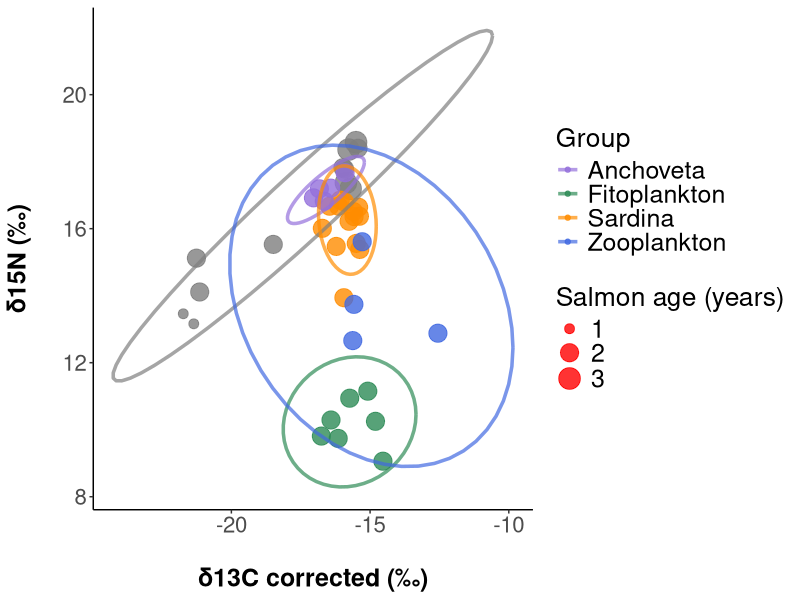
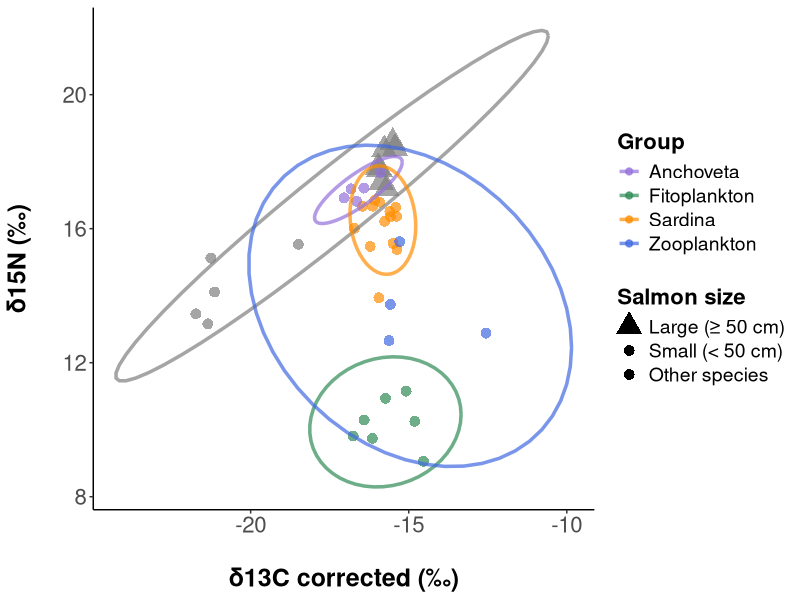
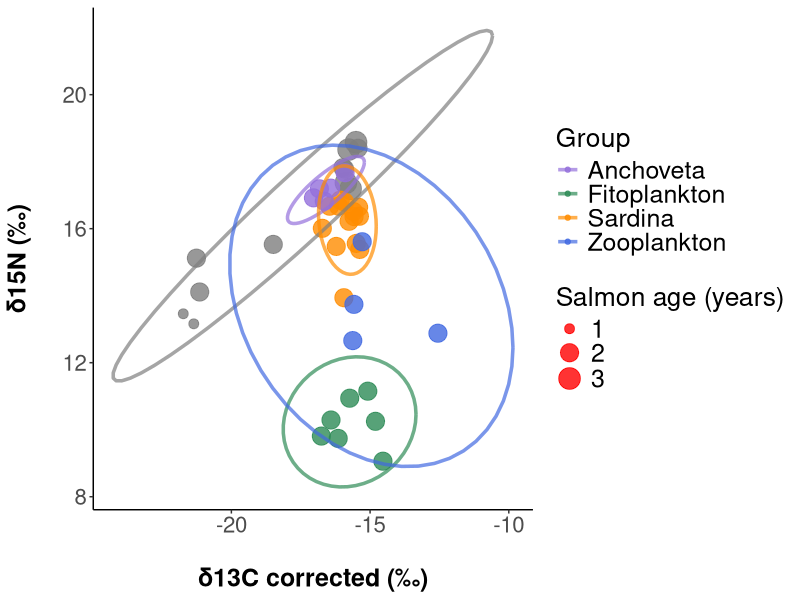
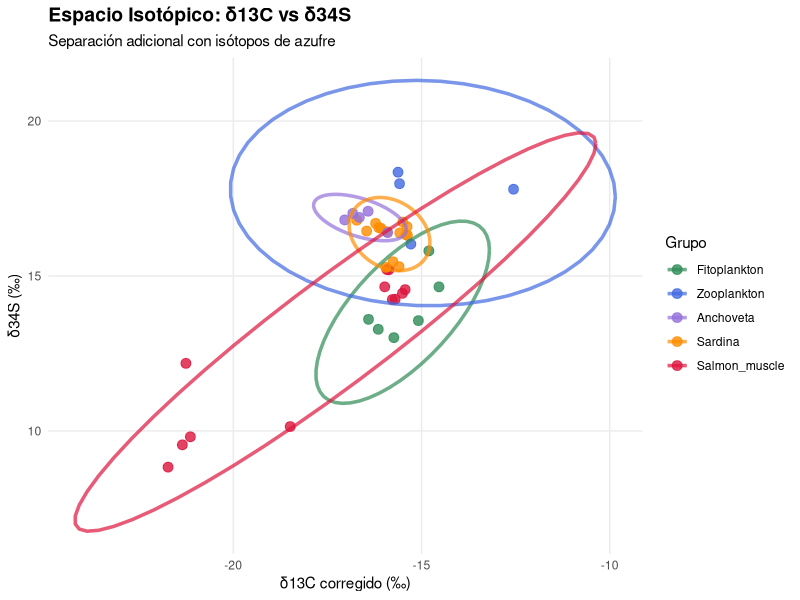
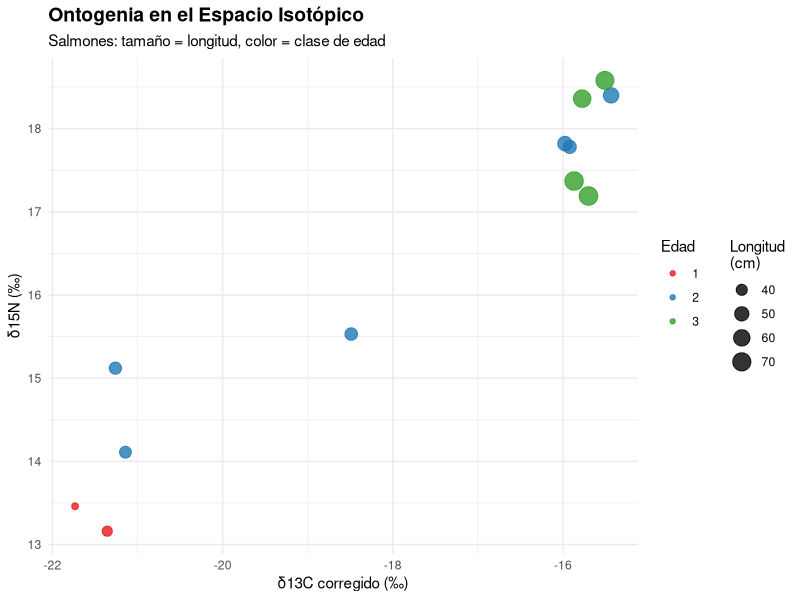
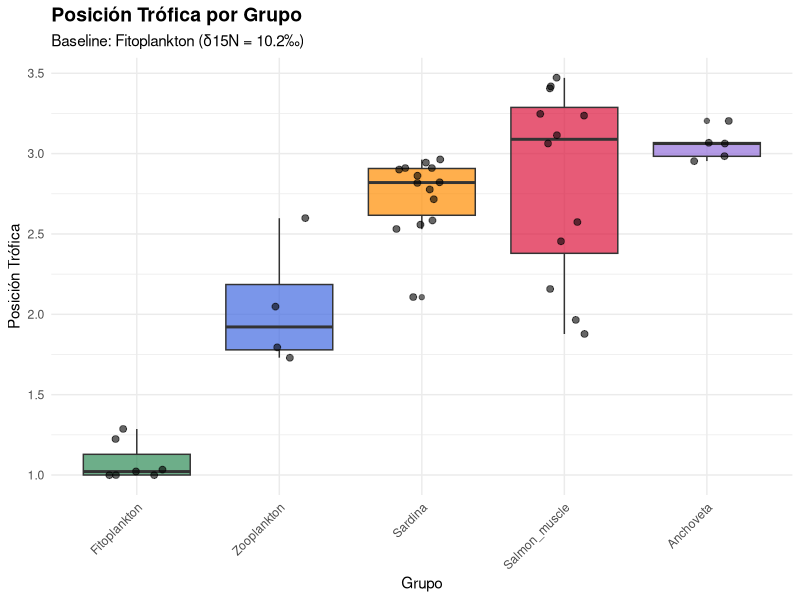
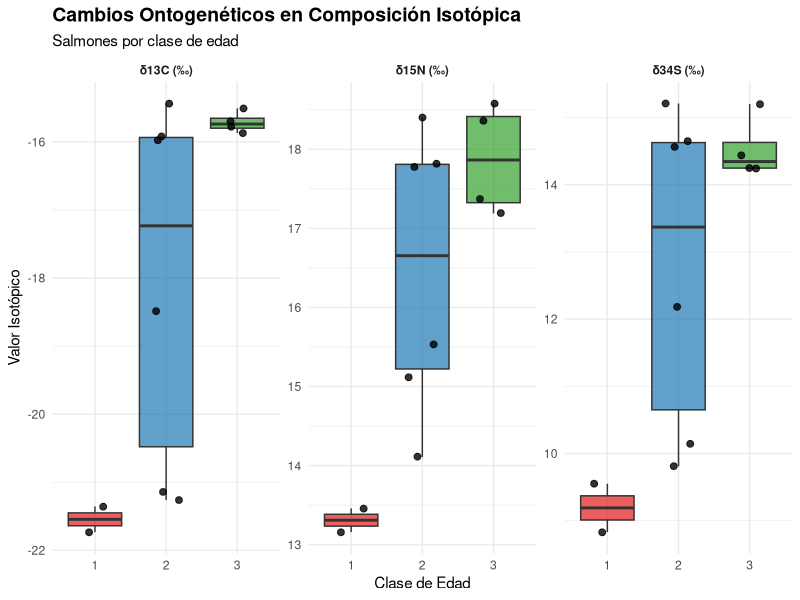
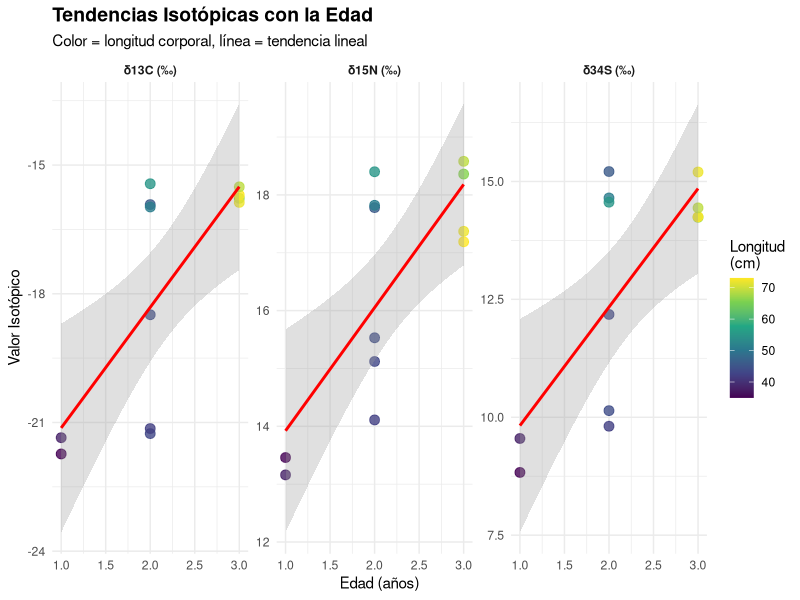

The R script that drew these images, in order:
# =============================================================================
# ANÁLISIS EXPLORATORIO COMPLETO: ISÓTOPOS ESTABLES
# Sistema pelágico: Salmón, fuentes dietarias y base de la cadena trófica
# =============================================================================

library(tidyverse)
library(ggplot2)
library(corrplot)
library(vegan)
library(gridExtra)
library(patchwork)
library(RColorBrewer)

# =============================================================================
# 1. CARGAR Y PREPARAR DATOS
# =============================================================================

# Cargar datos
raw_data <- read.csv("data/data_raw/diet-isotopes/stable-isotopes.csv", fileEncoding = "latin1")
names(raw_data) <- c("ID","Sample","date","age","fork_length","total_length","weight","Mass_mg","d15N","d13C","d34S","pctN","pctC","pctS","CtoN")


# Crear columna de grupo/especie
raw_data$group <- case_when(
  str_detect(raw_data$Sample, "^m-") ~ "Salmon_muscle",
  str_detect(raw_data$Sample, "^h-") ~ "Salmon_liver", 
  str_detect(raw_data$Sample, "^Sar") ~ "Sardina",
  str_detect(raw_data$Sample, "^Zoo") ~ "Zooplankton",
  str_detect(raw_data$Sample, "Fito") ~ "Fitoplankton",
  str_detect(raw_data$Sample, "^Anch") ~ "Anchoveta",
  TRUE ~ "Unknown"
)

# Calcular suma de porcentajes
raw_data$pct_sum <- raw_data$pctN + raw_data$pctC + raw_data$pctS

cat("Dataset creado exitosamente\n")
cat("Dimensiones:", nrow(raw_data), "filas x", ncol(raw_data), "columnas\n")
print(table(raw_data$group))

# =============================================================================
# 2. CONTROL DE CALIDAD (QC)
# =============================================================================

cat("\n=== CONTROL DE CALIDAD ===\n")

# Crear tabla de flags QC
qc_flags <- raw_data %>%
  mutate(
    flag_pct_sum = ifelse(pct_sum > 100, "suma_%>100", ""),
    flag_CN_extreme = case_when(
      group %in% c("Salmon_muscle", "Salmon_liver") & CtoN > 10 ~ "C/N_extremo",
      group %in% c("Sardina", "Anchoveta") & CtoN > 8 ~ "C/N_extremo", 
      TRUE ~ ""
    ),
    flag_d34S_missing = ifelse(is.na(d34S), "δ34S_faltante", ""),
    flag_impossible = case_when(
      pctN < 0 | pctN > 100 ~ "N_imposible",
      pctC < 0 | pctC > 100 ~ "C_imposible", 
      pctS < 0 | pctS > 100 ~ "S_imposible",
      TRUE ~ ""
    ),
    all_flags = paste(flag_pct_sum, flag_CN_extreme, flag_d34S_missing, flag_impossible, sep = ";"),
    all_flags = str_remove_all(all_flags, "^;+|;+$|;{2,}"),
    all_flags = ifelse(all_flags == "", "OK", all_flags)
  )

# Mostrar problemas identificados
problems <- qc_flags %>%
  filter(all_flags != "OK") %>%
  select(ID, Sample, group, pct_sum, CtoN, d34S, all_flags)

if(nrow(problems) > 0) {
  cat("Muestras con problemas identificados:\n")
  print(problems)
} else {
  cat("No se encontraron problemas en QC\n")
}

# Decisiones de exclusión
exclude_samples <- qc_flags %>%
  filter(str_detect(all_flags, "suma_%>100")) %>%
  pull(ID)

if(length(exclude_samples) > 0) {
  cat("\nMuestras excluidas por QC:\n")
  print(qc_flags[qc_flags$ID %in% exclude_samples, c("ID", "Sample", "group", "pct_sum", "all_flags")])
} else {
  cat("\nNinguna muestra excluida por QC\n")
}

# Dataset limpio: MANTENER SOLO MÚSCULO DE SALMÓN + fuentes
clean_data <- qc_flags %>%
  filter(!ID %in% exclude_samples) %>%
  filter(group != "Salmon_liver")

cat("\nDataset después de QC (músculo + fuentes):", nrow(clean_data), "muestras\n")
print(table(clean_data$group))


# Función de corrección lipídica
lipid_correction_mcconnaughey <- function(d13C, CN_ratio, D = 6.0) {
  lipid_term <- pmax(0.246 * CN_ratio - 0.775, 0.001)
  L_percent <- 93 / (1 + (1/lipid_term))
  correction_factor <- -0.207 + (3.90 / (1 + (287 / L_percent)))
  correction <- D * correction_factor
  final_correction <- ifelse(CN_ratio > 3.5, correction, 0)
  return(d13C + final_correction)
}

# Función de corrección lipídica Hoffman & Sutton (2010)
lipid_correction_hoffman_sutton <- function(d13C_bulk, CN_bulk, delta_13C_lipid = -6.39, CN_protein = 3.76) {
  correction_factor <- (delta_13C_lipid * (CN_protein - CN_bulk)) / CN_bulk
  d13C_corrected <- d13C_bulk + correction_factor
  final_correction <- ifelse(CN_bulk > 3.5, d13C_corrected, d13C_bulk)
  return(final_correction)
}

# McConnaughey optimizado para Chinook salmon
lipid_correction_optimized_chinook <- function(d13C, CN_ratio, D = 6.31, I = 0.103) {
  lipid_term <- pmax(0.246 * CN_ratio - 0.775, 0.001)
  L_percent <- 93 / (1 + (1/lipid_term))
  correction_factor <- D * (I + (3.90 / (1 + (287 / L_percent))))
  final_correction <- ifelse(CN_ratio > 3.5, correction_factor, 0)
  return(d13C + final_correction)
}

# Corrección lipídica para Clupeiformes (sardina/anchoveta)
lipid_correction_clupeiformes <- function(d13C_bulk, CN_bulk) {
  d13C_corrected <- d13C_bulk + 0.894 * CN_bulk - 2.377
  return(d13C_corrected)
}


# Aplicar ambas correcciones
# Aplicar correcciones específicas por grupo taxonómico
clean_data <- clean_data %>%
  mutate(
    needs_correction = CtoN > 3.5,
    d13C_corrected = case_when(
      # Salmón: parámetros optimizados para Chinook
      group == "Salmon_muscle" ~ lipid_correction_optimized_chinook(d13C, CtoN),
      
      # Sardina y Anchoveta: ecuación Clupeiformes (Sardenne et al. 2023)
      # group %in% c("Sardina", "Anchoveta") ~ lipid_correction_clupeiformes(d13C, CtoN),
      
      # Otros grupos: método general
      TRUE ~ lipid_correction_hoffman_sutton(d13C, CtoN)
    ),
    group_ordered = factor(group, levels = c("Fitoplankton", "Zooplankton", "Anchoveta", "Sardina", "Salmon_muscle"))
  )


# Datos específicos de salmones con edad
salmon_data <- clean_data %>%
  filter(group == "Salmon_muscle") %>%
  filter(!is.na(age)) %>%
  mutate(
    age_factor = factor(age, levels = c(1, 2, 3))
  )

cat("=== DATOS CARGADOS ===\n")
cat("Total de muestras:", nrow(clean_data), "\n")
print(table(clean_data$group))
cat("Salmones con edad:", nrow(salmon_data), "\n")
print(table(salmon_data$age_factor))

# =============================================================================
# 2. ESTADÍSTICAS DESCRIPTIVAS POR GRUPO
# =============================================================================

cat("\n=== ESTADÍSTICAS DESCRIPTIVAS ===\n")

# Estadísticas por grupo taxonómico
group_stats <- clean_data %>%
  group_by(group) %>%
  summarise(
    n = n(),
    # δ13C
    mean_d13C = round(mean(d13C_corrected, na.rm = TRUE), 2),
    sd_d13C = round(sd(d13C_corrected, na.rm = TRUE), 2),
    # δ15N  
    mean_d15N = round(mean(d15N, na.rm = TRUE), 2),
    sd_d15N = round(sd(d15N, na.rm = TRUE), 2),
    # δ34S
    mean_d34S = round(mean(d34S, na.rm = TRUE), 2),
    sd_d34S = round(sd(d34S, na.rm = TRUE), 2),
    .groups = 'drop'
  ) %>%
  arrange(mean_d15N)  # Ordenar por nivel trófico

cat("ESTADÍSTICAS POR GRUPO TAXONÓMICO:\n")
print(group_stats)

# Estadísticas de salmones por edad
age_stats <- salmon_data %>%
  group_by(age_factor) %>%
  summarise(
    n = n(),
    # Morfometría
    mean_length = round(mean(fork_length, na.rm = TRUE), 1),
    sd_length = round(sd(fork_length, na.rm = TRUE), 1),
    # Isótopos
    mean_d13C = round(mean(d13C_corrected, na.rm = TRUE), 2),
    sd_d13C = round(sd(d13C_corrected, na.rm = TRUE), 2),
    mean_d15N = round(mean(d15N, na.rm = TRUE), 2),
    sd_d15N = round(sd(d15N, na.rm = TRUE), 2),
    mean_d34S = round(mean(d34S, na.rm = TRUE), 2),
    sd_d34S = round(sd(d34S, na.rm = TRUE), 2),
    .groups = 'drop'
  )

cat("\nESTADÍSTICAS DE SALMONES POR EDAD:\n")
print(age_stats)

# =============================================================================
# 3. VISUALIZACIÓN: ESPACIO ISOTÓPICO COMPLETO
# =============================================================================

cat("\n=== GENERANDO VISUALIZACIONES ===\n")

# Definir colores por grupo
group_colors <- c(
  "Fitoplankton" = "#2E8B57",     # Verde marino
  "Zooplankton" = "#4169E1",      # Azul real  
  "Anchoveta" = "#9370DB",        # Violeta medio
  "Sardina" = "#FF8C00",          # Naranja oscuro
  "Salmon_muscle" = "#DC143C"     # Rojo carmesí
)

age_colors <- c("1" = "#E31A1C", "2" = "#1F78B4", "3" = "#33A02C")

# Gráfico 1: Espacio isotópico δ13C vs δ15N - Todo el sistema
p1_system <- clean_data %>%
 mutate(
   # Cambiar nombre de grupo
   group_ordered = case_when(
     group_ordered == "Salmon_muscle" ~ "Chinook salmon",
     TRUE ~ group_ordered
   ),
   # Create size variable: age for salmon, fixed size for other species
   point_size = case_when(
     group_ordered == "Chinook salmon" & !is.na(age) ~ age,  # Use age directly
     group_ordered == "Chinook salmon" & is.na(age) ~ 2,     # Default for salmon without age
     TRUE ~ 2                                                # Fixed size for other species
   )
 ) %>%
 filter(!is.na(d15N) & !is.na(d13C_corrected)) %>%
 ggplot(aes(x = d13C_corrected, y = d15N, color = group_ordered)) +
 geom_point(aes(size = point_size), alpha = 0.8) +
 stat_ellipse(level = 0.95, linewidth = 1.2, alpha = 0.7) +
 scale_color_manual(values = group_colors, name = "Group") +
 scale_size_continuous(name = "Salmon age (years)", 
                      range = c(3, 7),  # Age 1=3, Age 2=5, Age 3=7
                      breaks = c(1, 2, 3),
                      labels = c("1", "2", "3")) +
 labs(
  #  title = "Isotopic Space of the Pelagic System",
  #  subtitle = "δ13C vs δ15N - Entire trophic chain (95% ellipses)",
   x = "\nδ13C corrected (‰)",
   y = "δ15N (‰)\n"
 ) +
 theme_classic() +
 theme(
   axis.text = element_text(size = 16),
   axis.title = element_text(size = 18, face = "bold"),
   legend.position = "right",
   legend.text = element_text(size = 18),
   legend.title = element_text(size = 19),
   panel.grid.minor = element_blank()
 ) +
 # Add separate legends
 guides(
   color = guide_legend(title = "Group", order = 1),
   size = guide_legend(title = "Salmon age (years)", order = 2,
                      override.aes = list(color = "red"))
 )

print(p1_system)


# OPCIÓN 3: Usar diferentes formas (shapes) además de tamaños - CORREGIDA
p1_system_4 <- clean_data %>%
  mutate(
    total_length_iso = as.numeric(total_length),
    group_ordered = case_when(
      group_ordered == "Salmon_muscle" ~ "Chinook salmon",
      TRUE ~ group_ordered
    ),
    # Crear categorías de tamaño con formas y ordenar los niveles
    size_shape = case_when(
      group_ordered == "Chinook salmon" & !is.na(total_length_iso) ~ case_when(
        total_length_iso < 50 ~ "Small (< 50 cm)",
        total_length_iso >= 50 ~ "Large (≥ 50 cm)",
        TRUE ~ "Unknown"
      ),
      TRUE ~ "Other species"
    ),
    # Convertir a factor con niveles ordenados
    size_shape = factor(size_shape, 
                       levels = c("Large (≥ 50 cm)", "Small (< 50 cm)", "Other species", "Unknown"))
  ) %>%
  filter(!is.na(d15N) & !is.na(d13C_corrected)) %>%
  ggplot(aes(x = d13C_corrected, y = d15N, color = group_ordered)) +
  geom_point(aes(size = size_shape, shape = size_shape), alpha = 0.7, stroke = 1) +
  stat_ellipse(level = 0.95, linewidth = 1.2, alpha = 0.7) +
  scale_color_manual(values = group_colors, name = "Group") +
  scale_size_manual(name = "Salmon size",
                   values = c("Large (≥ 50 cm)" = 6, 
                             "Small (< 50 cm)" = 3,
                             "Other species" = 3, 
                             "Unknown" = 3)) +
  scale_shape_manual(name = "Salmon size",
                    values = c("Large (≥ 50 cm)" = 17,  # triángulo
                              "Small (< 50 cm)" = 16,   # círculo
                              "Other species" = 16,     # círculo
                              "Unknown" = 16)) +        # círculo
  labs(
    x = "\nδ13C corrected (‰)",
    y = "δ15N (‰)\n"
  ) +
  theme_classic() +
  theme(
    axis.text = element_text(size = 16),
    axis.title = element_text(size = 18, face = "bold"),
    legend.position = "right",
    legend.text = element_text(size = 14),
    legend.title = element_text(size = 16, face = "bold"),
    panel.grid.minor = element_blank()
  ) +
  guides(
    color = guide_legend(title = "Group", order = 1),
    # Combinar size y shape en una sola leyenda
    size = "none",  # Ocultar leyenda de size separada
    shape = guide_legend(title = "Salmon size", order = 2,
                        override.aes = list(alpha = 1, 
                                          size = c(6, 3, 3)))  # Especificar tamaños manualmente
  )

print(p1_system_4)


# Gráfico 2: Espacio isotópico δ13C vs δ34S
p2_sulfur <- clean_data %>%
  filter(!is.na(d34S) & !is.na(d13C_corrected)) %>%
  ggplot(aes(x = d13C_corrected, y = d34S, color = group_ordered)) +
  geom_point(size = 3, alpha = 0.8) +
  stat_ellipse(level = 0.95, linewidth = 1.2, alpha = 0.7) +
  scale_color_manual(values = group_colors, name = "Grupo") +
  labs(
    title = "Espacio Isotópico: δ13C vs δ34S",
    subtitle = "Separación adicional con isótopos de azufre",
    x = "δ13C corregido (‰)",
    y = "δ34S (‰)"
  ) +
  theme_minimal() +
  theme(
    plot.title = element_text(size = 14, face = "bold"),
    legend.position = "right",
    panel.grid.minor = element_blank()
  )

# Gráfico 3: Salmones por edad en espacio isotópico
p3_salmon_age <- salmon_data %>%
  ggplot(aes(x = d13C_corrected, y = d15N)) +
  geom_point(aes(color = age_factor, size = fork_length), alpha = 0.8) +
  scale_color_manual(values = age_colors, name = "Edad") +
  scale_size_continuous(range = c(2, 6), name = "Longitud\n(cm)") +
  labs(
    title = "Ontogenia en el Espacio Isotópico",
    subtitle = "Salmones: tamaño = longitud, color = clase de edad",
    x = "δ13C corregido (‰)",
    y = "δ15N (‰)"
  ) +
  theme_minimal() +
  theme(
    plot.title = element_text(size = 14, face = "bold"),
    legend.box = "horizontal"
  )

# Mostrar gráficos principales
print(p1_system)
print(p2_sulfur) 
print(p3_salmon_age)

# =============================================================================
# 4. ANÁLISIS DE POSICIÓN TRÓFICA
# =============================================================================

# Calcular posición trófica usando fitoplancton como baseline (si existe)
if("Fitoplankton" %in% clean_data$group && sum(!is.na(clean_data$d15N[clean_data$group == "Fitoplankton"])) > 0) {
  
  baseline_d15N <- mean(clean_data$d15N[clean_data$group == "Fitoplankton"], na.rm = TRUE)
  
  trophic_data <- clean_data %>%
    filter(!is.na(d15N)) %>%
    mutate(
      trophic_position = 1 + (d15N - baseline_d15N) / 3.4,  # Asumiendo discriminación de 3.4‰
      trophic_position = pmax(trophic_position, 1)  # Mínimo nivel 1
    )
  
  # Estadísticas de posición trófica
  tp_stats <- trophic_data %>%
    group_by(group) %>%
    summarise(
      n = n(),
      mean_TP = round(mean(trophic_position, na.rm = TRUE), 2),
      sd_TP = round(sd(trophic_position, na.rm = TRUE), 2),
      .groups = 'drop'
    ) %>%
    arrange(mean_TP)
  
  cat("\nPOSICIÓN TRÓFICA POR GRUPO:\n")
  print(tp_stats)
  
  # Gráfico de posición trófica
  p4_trophic <- trophic_data %>%
    ggplot(aes(x = reorder(group, trophic_position), y = trophic_position, fill = group)) +
    geom_boxplot(alpha = 0.7) +
    geom_jitter(width = 0.2, alpha = 0.6, size = 2) +
    scale_fill_manual(values = group_colors) +
    labs(
      title = "Posición Trófica por Grupo",
      subtitle = paste0("Baseline: Fitoplankton (δ15N = ", round(baseline_d15N, 1), "‰)"),
      x = "Grupo",
      y = "Posición Trófica"
    ) +
    theme_minimal() +
    theme(
      plot.title = element_text(size = 14, face = "bold"),
      axis.text.x = element_text(angle = 45, hjust = 1),
      legend.position = "none"
    )
  
  print(p4_trophic)
  
} else {
  cat("\nFitoplancton no disponible para cálculo de posición trófica\n")
  p4_trophic <- NULL
}

# =============================================================================
# 5. ANÁLISIS ONTOGENÉTICO DETALLADO
# =============================================================================

# Boxplots por edad para cada isótopo
p5_isotopes_age <- salmon_data %>%
  select(age_factor, d13C_corrected, d15N, d34S) %>%
  pivot_longer(cols = c(d13C_corrected, d15N, d34S), 
               names_to = "isotope", values_to = "value") %>%
  mutate(isotope_label = case_when(
    isotope == "d13C_corrected" ~ "δ13C (‰)",
    isotope == "d15N" ~ "δ15N (‰)",
    isotope == "d34S" ~ "δ34S (‰)"
  )) %>%
  filter(!is.na(value)) %>%
  ggplot(aes(x = age_factor, y = value, fill = age_factor)) +
  geom_boxplot(alpha = 0.7) +
  geom_jitter(width = 0.2, alpha = 0.8, size = 2) +
  facet_wrap(~isotope_label, scales = "free_y", ncol = 3) +
  scale_fill_manual(values = age_colors) +
  labs(
    title = "Cambios Ontogenéticos en Composición Isotópica",
    subtitle = "Salmones por clase de edad",
    x = "Clase de Edad",
    y = "Valor Isotópico",
    fill = "Edad"
  ) +
  theme_minimal() +
  theme(
    strip.text = element_text(face = "bold"),
    plot.title = element_text(size = 14, face = "bold"),
    legend.position = "none"
  )

# Relaciones edad vs isótopos
p6_age_trends <- salmon_data %>%
  select(age, fork_length, d13C_corrected, d15N, d34S) %>%
  pivot_longer(cols = c(d13C_corrected, d15N, d34S), 
               names_to = "isotope", values_to = "value") %>%
  mutate(isotope_label = case_when(
    isotope == "d13C_corrected" ~ "δ13C (‰)",
    isotope == "d15N" ~ "δ15N (‰)",
    isotope == "d34S" ~ "δ34S (‰)"
  )) %>%
  filter(!is.na(value)) %>%
  ggplot(aes(x = age, y = value)) +
  geom_point(aes(color = fork_length), size = 3, alpha = 0.8) +
  geom_smooth(method = "lm", se = TRUE, color = "red", alpha = 0.3) +
  facet_wrap(~isotope_label, scales = "free_y", ncol = 3) +
  scale_color_viridis_c(name = "Longitud\n(cm)") +
  labs(
    title = "Tendencias Isotópicas con la Edad",
    subtitle = "Color = longitud corporal, línea = tendencia lineal",
    x = "Edad (años)",
    y = "Valor Isotópico"
  ) +
  theme_minimal() +
  theme(
    strip.text = element_text(face = "bold"),
    plot.title = element_text(size = 14, face = "bold")
  )

print(p5_isotopes_age)
print(p6_age_trends)

# =============================================================================
# 6. TESTS ESTADÍSTICOS
# =============================================================================

cat("\n=== ANÁLISIS ESTADÍSTICOS ===\n")

# Tests por edad en salmones
isotopes <- c("d13C_corrected", "d15N", "d34S")
cat("DIFERENCIAS POR EDAD (Kruskal-Wallis):\n")

for(iso in isotopes) {
  if(sum(!is.na(salmon_data[[iso]])) > 5) {
    kw_test <- kruskal.test(salmon_data[[iso]] ~ salmon_data$age_factor)
    cat(sprintf("%s: χ² = %.2f, p = %.4f", iso, kw_test$statistic, kw_test$p.value))
    if(kw_test$p.value < 0.05) cat(" ***")
    cat("\n")
  }
}

# Correlaciones edad-morfometría-isótopos
if(nrow(salmon_data) > 5) {
  vars_for_cor <- c("age", "fork_length", "d13C_corrected", "d15N")
  cor_matrix <- cor(salmon_data[vars_for_cor], use = "complete.obs", method = "spearman")
  
  cat("\nMATRIZ DE CORRELACIONES (Spearman):\n")
  print(round(cor_matrix, 3))
  
  # Gráfico de correlaciones
  corrplot(cor_matrix, method = "color", type = "upper", 
           order = "original", tl.col = "black", tl.srt = 45,
           addCoef.col = "black", number.cex = 0.8,
           title = "Correlaciones: Edad, Morfometría e Isótopos")
}

# PERMANOVA multivariado
if(nrow(salmon_data) > 10) {
  cat("\nPERMANOVA - Composición isotópica ~ Edad:\n")
  
  iso_matrix <- salmon_data %>%
    select(d13C_corrected, d15N, d34S) %>%
    na.omit()
  
  age_vector <- salmon_data$age_factor[complete.cases(salmon_data[c("d13C_corrected", "d15N")])]
  
  if(nrow(iso_matrix) > 5) {
    perm_age <- adonis2(iso_matrix ~ age_vector, permutations = 999, method = "euclidean")
    print(perm_age)
  }
}

# =============================================================================
# 7. PANEL FINAL COMBINADO
# =============================================================================

# Crear panel con los gráficos más importantes
if(!is.null(p4_trophic)) {
  panel_main <- (p1_system | p2_sulfur) / (p3_salmon_age | p4_trophic)
} else {
  panel_main <- (p1_system | p2_sulfur) / p3_salmon_age
}

panel_main <- panel_main + 
  plot_annotation(
    title = "Análisis Exploratorio: Isótopos Estables en Sistema Pelágico",
    subtitle = "Ecología trófica y cambios ontogenéticos en salmón",
    theme = theme(
      plot.title = element_text(size = 16, face = "bold"),
      plot.subtitle = element_text(size = 12)
    )
  )

print(panel_main)

# Panel ontogenético
panel_ontogeny <- p5_isotopes_age / p6_age_trends
panel_ontogeny <- panel_ontogeny +
  plot_annotation(
    title = "Análisis Ontogenético Detallado",
    subtitle = "Cambios isotópicos durante el desarrollo",
    theme = theme(
      plot.title = element_text(size = 16, face = "bold")
    )
  )

print(panel_ontogeny)
